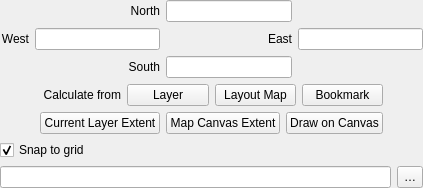
<?xml version="1.0" encoding="UTF-8"?>
<ui version="4.0">
 <class>QgsExtentGroupBoxWidget</class>
 <widget class="QWidget" name="QgsExtentGroupBoxWidget">
  <property name="sizePolicy">
   <sizepolicy hsizetype="Preferred" vsizetype="Minimum">
    <horstretch>0</horstretch>
    <verstretch>0</verstretch>
   </sizepolicy>
  </property>
  <property name="windowTitle">
   <string notr="true">Form</string>
  </property>
  <layout class="QVBoxLayout" name="verticalLayout">
   <property name="leftMargin">
    <number>0</number>
   </property>
   <property name="topMargin">
    <number>0</number>
   </property>
   <property name="rightMargin">
    <number>0</number>
   </property>
   <property name="bottomMargin">
    <number>0</number>
   </property>
   <item>
    <widget class="QWidget" name="mExpandedWidget" native="true">
     <layout class="QVBoxLayout" name="verticalLayout_2">
      <property name="leftMargin">
       <number>0</number>
      </property>
      <property name="topMargin">
       <number>0</number>
      </property>
      <property name="rightMargin">
       <number>0</number>
      </property>
      <property name="bottomMargin">
       <number>0</number>
      </property>
      <item>
       <layout class="QGridLayout" name="gridLayout_4">
        <item row="2" column="1">
         <widget class="QLabel" name="mYMinLabel">
          <property name="text">
           <string>South</string>
          </property>
          <property name="alignment">
           <set>Qt::AlignRight|Qt::AlignTrailing|Qt::AlignVCenter</set>
          </property>
         </widget>
        </item>
        <item row="0" column="2">
         <widget class="QLineEdit" name="mYMaxLineEdit">
          <property name="text">
           <string/>
          </property>
         </widget>
        </item>
        <item row="2" column="2">
         <widget class="QLineEdit" name="mYMinLineEdit"/>
        </item>
        <item row="0" column="1">
         <widget class="QLabel" name="mYMaxLabel">
          <property name="text">
           <string>North</string>
          </property>
          <property name="alignment">
           <set>Qt::AlignRight|Qt::AlignTrailing|Qt::AlignVCenter</set>
          </property>
         </widget>
        </item>
        <item row="1" column="2">
         <widget class="QLabel" name="mXMaxLabel">
          <property name="text">
           <string>East</string>
          </property>
          <property name="alignment">
           <set>Qt::AlignRight|Qt::AlignTrailing|Qt::AlignVCenter</set>
          </property>
         </widget>
        </item>
        <item row="1" column="0">
         <widget class="QLabel" name="mXMinLabel">
          <property name="text">
           <string>West</string>
          </property>
          <property name="alignment">
           <set>Qt::AlignRight|Qt::AlignTrailing|Qt::AlignVCenter</set>
          </property>
         </widget>
        </item>
        <item row="1" column="3">
         <widget class="QLineEdit" name="mXMaxLineEdit"/>
        </item>
        <item row="1" column="1">
         <widget class="QLineEdit" name="mXMinLineEdit"/>
        </item>
       </layout>
      </item>
      <item>
       <widget class="QWidget" name="widget_2" native="true">
        <layout class="QGridLayout" name="gridLayout">
         <property name="leftMargin">
          <number>0</number>
         </property>
         <property name="topMargin">
          <number>0</number>
         </property>
         <property name="rightMargin">
          <number>0</number>
         </property>
         <property name="bottomMargin">
          <number>0</number>
         </property>
         <item row="2" column="0">
          <spacer name="horizontalSpacer_3">
           <property name="orientation">
            <enum>Qt::Horizontal</enum>
           </property>
           <property name="sizeHint" stdset="0">
            <size>
             <width>40</width>
             <height>20</height>
            </size>
           </property>
          </spacer>
         </item>
         <item row="2" column="10">
          <spacer name="horizontalSpacer_2">
           <property name="orientation">
            <enum>Qt::Horizontal</enum>
           </property>
           <property name="sizeHint" stdset="0">
            <size>
             <width>40</width>
             <height>20</height>
            </size>
           </property>
          </spacer>
         </item>
         <item row="2" column="1" colspan="7">
          <layout class="QHBoxLayout" name="horizontalLayout1">
           <item>
            <widget class="QLabel" name="calculateLabel">
             <property name="text">
              <string>Calculate from</string>
             </property>
             <property name="alignment">
              <set>Qt::AlignRight|Qt::AlignTrailing|Qt::AlignVCenter</set>
             </property>
            </widget>
           </item>
           <item>
            <widget class="QPushButton" name="mButtonCalcFromLayer">
             <property name="sizePolicy">
              <sizepolicy hsizetype="Minimum" vsizetype="Minimum">
               <horstretch>0</horstretch>
               <verstretch>0</verstretch>
              </sizepolicy>
             </property>
             <property name="text">
              <string>Layer</string>
             </property>
            </widget>
           </item>
           <item>
            <widget class="QPushButton" name="mButtonCalcFromLayout">
             <property name="sizePolicy">
              <sizepolicy hsizetype="Minimum" vsizetype="Minimum">
               <horstretch>0</horstretch>
               <verstretch>0</verstretch>
              </sizepolicy>
             </property>
             <property name="text">
              <string>Layout Map</string>
             </property>
            </widget>
           </item>
           <item>
            <widget class="QPushButton" name="mButtonCalcFromBookmark">
             <property name="sizePolicy">
              <sizepolicy hsizetype="Minimum" vsizetype="Minimum">
               <horstretch>0</horstretch>
               <verstretch>0</verstretch>
              </sizepolicy>
             </property>
             <property name="text">
              <string>Bookmark</string>
             </property>
            </widget>
           </item>
          </layout>
         </item>
         <item row="3" column="1" colspan="7">
          <layout class="QHBoxLayout" name="horizontalLayout2">
           <item>
            <widget class="QPushButton" name="mOriginalExtentButton">
             <property name="sizePolicy">
              <sizepolicy hsizetype="Minimum" vsizetype="Minimum">
               <horstretch>0</horstretch>
               <verstretch>0</verstretch>
              </sizepolicy>
             </property>
             <property name="text">
              <string>Current Layer Extent</string>
             </property>
            </widget>
           </item>
           <item>
            <widget class="QPushButton" name="mCurrentExtentButton">
             <property name="sizePolicy">
              <sizepolicy hsizetype="Minimum" vsizetype="Minimum">
               <horstretch>0</horstretch>
               <verstretch>0</verstretch>
              </sizepolicy>
             </property>
             <property name="text">
              <string>Map Canvas Extent</string>
             </property>
            </widget>
           </item>
           <item>
            <widget class="QPushButton" name="mButtonDrawOnCanvas">
             <property name="sizePolicy">
              <sizepolicy hsizetype="Minimum" vsizetype="Minimum">
               <horstretch>0</horstretch>
               <verstretch>0</verstretch>
              </sizepolicy>
             </property>
             <property name="text">
              <string>Draw on Canvas</string>
             </property>
            </widget>
           </item>
          </layout>
         </item>
        </layout>
       </widget>
      </item>
      <item>
       <widget class="QCheckBox" name="mSnapToGridCheckBox">
        <property name="text">
         <string>Snap to grid</string>
        </property>
        <property name="toolTip">
         <string>When enabled, the extent will be snapped to align with the raster grid to ensure pixel alignment</string>
        </property>
        <property name="checked">
         <bool>true</bool>
        </property>
       </widget>
      </item>
     </layout>
    </widget>
   </item>
   <item>
    <widget class="QWidget" name="mCondensedFrame" native="true">
     <layout class="QHBoxLayout" name="horizontalLayout">
      <property name="leftMargin">
       <number>0</number>
      </property>
      <property name="topMargin">
       <number>0</number>
      </property>
      <property name="rightMargin">
       <number>0</number>
      </property>
      <property name="bottomMargin">
       <number>0</number>
      </property>
      <item>
       <widget class="QgsHighlightableLineEdit" name="mCondensedLineEdit">
        <property name="sizePolicy">
         <sizepolicy hsizetype="Expanding" vsizetype="Preferred">
          <horstretch>0</horstretch>
          <verstretch>0</verstretch>
         </sizepolicy>
        </property>
       </widget>
      </item>
      <item>
       <widget class="QToolButton" name="mCondensedToolButton">
        <property name="sizePolicy">
         <sizepolicy hsizetype="Fixed" vsizetype="Preferred">
          <horstretch>0</horstretch>
          <verstretch>0</verstretch>
         </sizepolicy>
        </property>
        <property name="text">
         <string>…</string>
        </property>
       </widget>
      </item>
     </layout>
    </widget>
   </item>
  </layout>
 </widget>
 <customwidgets>
  <customwidget>
   <class>QgsHighlightableLineEdit</class>
   <extends>QLineEdit</extends>
   <header>qgshighlightablelineedit.h</header>
  </customwidget>
 </customwidgets>
 <tabstops>
  <tabstop>mYMaxLineEdit</tabstop>
  <tabstop>mXMinLineEdit</tabstop>
  <tabstop>mXMaxLineEdit</tabstop>
  <tabstop>mYMinLineEdit</tabstop>
  <tabstop>mOriginalExtentButton</tabstop>
  <tabstop>mButtonCalcFromLayer</tabstop>
  <tabstop>mCurrentExtentButton</tabstop>
  <tabstop>mButtonDrawOnCanvas</tabstop>
 </tabstops>
 <resources/>
 <connections/>
</ui>
